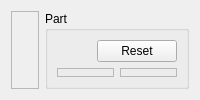
     <widget class="QWidget" name="mixerTab">
      <attribute name="title">
       <string>Mixer</string>
      </attribute>
      <layout class="QGridLayout" name="gridLayout_9">
       <item row="0" column="1" rowspan="2">
        <widget class="QGroupBox" name="mixerPartGroupBox">
         <property name="title">
          <string>Part</string>
         </property>
         <layout class="QGridLayout" name="gridLayout_11">
          <item row="1" column="0">
           <widget class="LabeledVerticalSlider" name="fmMixerSlider">
            <property name="frameShape">
             <enum>QFrame::StyledPanel</enum>
            </property>
            <property name="frameShadow">
             <enum>QFrame::Raised</enum>
            </property>
           </widget>
          </item>
          <item row="1" column="1">
           <widget class="LabeledVerticalSlider" name="ssgMixerSlider">
            <property name="frameShape">
             <enum>QFrame::StyledPanel</enum>
            </property>
            <property name="frameShadow">
             <enum>QFrame::Raised</enum>
            </property>
           </widget>
          </item>
          <item row="0" column="0" colspan="2">
           <layout class="QGridLayout" name="gridLayout_10">
            <item row="0" column="1">
             <widget class="QPushButton" name="mixerResetPushButton">
              <property name="text">
               <string>Reset</string>
              </property>
             </widget>
            </item>
            <item row="0" column="0">
             <spacer name="horizontalSpacer">
              <property name="orientation">
               <enum>Qt::Horizontal</enum>
              </property>
              <property name="sizeHint" stdset="0">
               <size>
                <width>40</width>
                <height>20</height>
               </size>
              </property>
             </spacer>
            </item>
           </layout>
          </item>
         </layout>
        </widget>
       </item>
       <item row="0" column="0" rowspan="2">
        <widget class="LabeledVerticalSlider" name="masterMixerSlider">
         <property name="frameShape">
          <enum>QFrame::StyledPanel</enum>
         </property>
         <property name="frameShadow">
          <enum>QFrame::Raised</enum>
         </property>
        </widget>
       </item>
      </layout>
     </widget>
